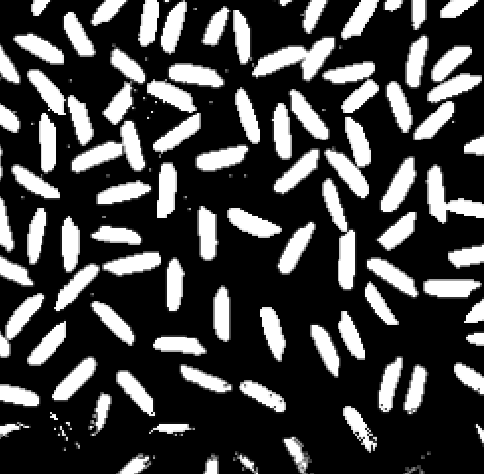
#> input picture 1. Utilizando OpenCV/objetos.png, 484 x 474 px
$ python contando_pixels_brancos.py --image objetos.png --output out.png
#> lines starting #> are read from the running program, lines starting #| are printed output that depends on the picture; after the words box and inside, x2 and y2 are one past the last pixel; in counts of white or black regions, pixels touching at a corner belong together
# -*- coding: utf-8 -*-
"""
Contagens de objetos brancos

    python contando_pixels_brancos.py -i [imagefile] -o [imagefile]

@autor: Matheus Jericó
"""

# Import packages
import numpy as np
import argparse
import imutils
import cv2

# construindo passagem de parâmetros
ap = argparse.ArgumentParser()
ap.add_argument("-i", "--image", required=True,
    help="nome do arquivo de imagem de entrada")
ap.add_argument("-o", "--output", required=True,
    help="nome do arquivo de imagem de saida")
args = vars(ap.parse_args())

# contagem de objetos
counter = {}

# carregar imagem
image_orig = cv2.imread(args["image"])
#> image_orig is the input picture: shape (474, 484, 3); mean B, G, R 67.5, 67.5, 67.5
height_orig, width_orig = image_orig.shape[:2]
#> height_orig = 474; width_orig = 484

# imagem de saída com contorno
image_contours = image_orig.copy()

# detecção da cor branca
color = 'white'

# copiar imagem original
image_to_process = image_orig.copy()

# inicialização da contagem
counter[color] = 0

# inverter cores da imagem
image_to_process = (255-image_to_process)
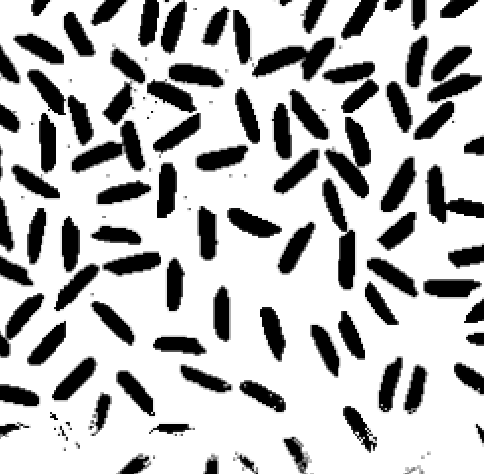
#> image_to_process: shape (474, 484, 3); mean B, G, R 187.5, 187.5, 187.5
lower = np.array([ 50,  50,  40])
upper = np.array([100, 120,  80])

# encontrar as cores dentro do limite especificado acima
image_mask = cv2.inRange(image_to_process, lower, upper)
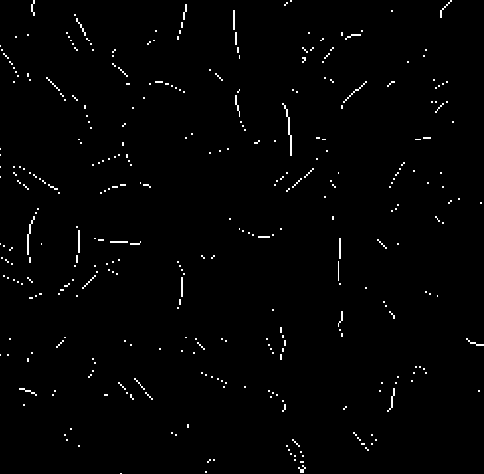
#> image_mask: shape (474, 484); 1.3% white in thin lines or dots
# aplicar mascara
image_res = cv2.bitwise_and(image_to_process, image_to_process, mask = image_mask)
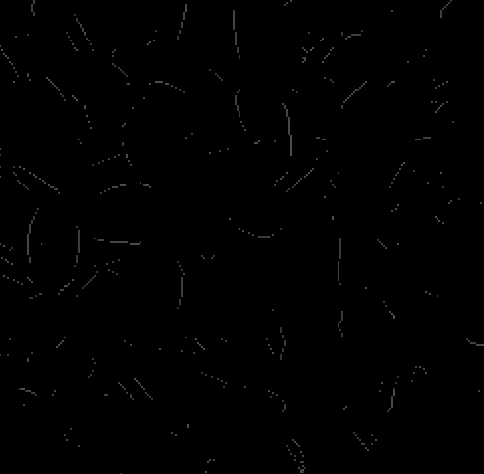
#> image_res: shape (474, 484, 3); min 0, max 80, mean 0.8

# carregar imagem, convertê-la em tons de cinza e, levemente, borrá-la
image_gray = cv2.cvtColor(image_res, cv2.COLOR_BGR2GRAY)
image_gray = cv2.GaussianBlur(image_gray, (5, 5), 0)

# realize a detecção de bordas e, em seguida, realize uma dilatação + erosão para fechar as lacunas entre as bordas do objeto
image_edged = cv2.Canny(image_gray, 50, 100)
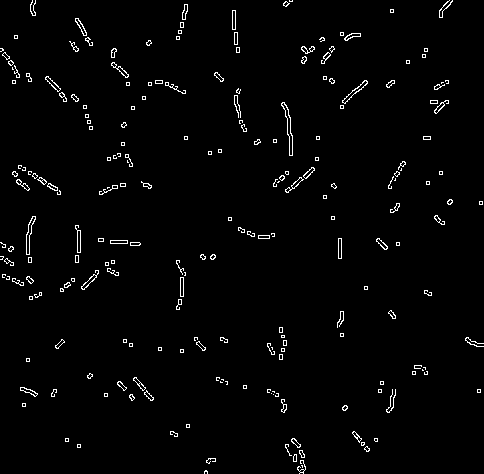
#> image_edged: shape (474, 484); 2% white in thin lines or dots
image_edged = cv2.dilate(image_edged, None, iterations=1)
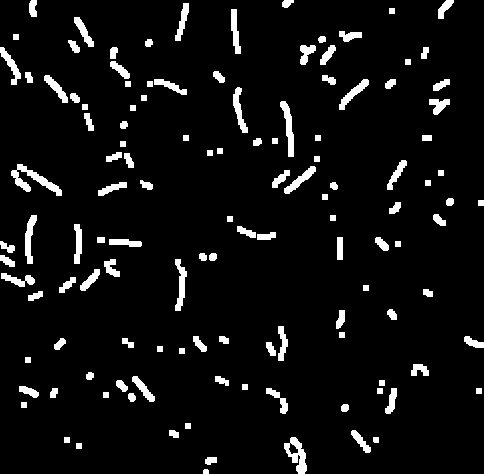
#> image_edged: shape (474, 484); 6% white; 125 white regions, largest, box (x1, y1, x2, y2) and area: (11, 164, 62, 196) 520, (284, 437, 307, 474) 413, (280, 101, 294, 157) 364
image_edged = cv2.erode(image_edged, None, iterations=1)
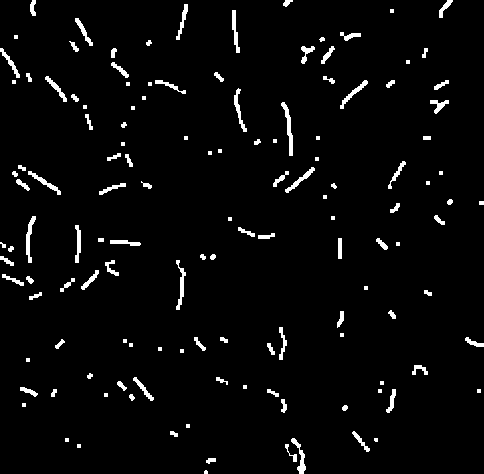
#> image_edged: shape (474, 484); 3.3% white; 134 white regions (40 under 20 px)

# encontrar contornos no mapa de borda
contours,hierarchy = cv2.findContours(image_edged.copy(), cv2.RETR_TREE, cv2.CHAIN_APPROX_SIMPLE)
#> contours = 134 contours, 53 with area under 20; largest, box (x1, y1, x2, y2) and area: (281, 102, 293, 156) 172, (26, 216, 36, 263) 143, (291, 438, 306, 474) 133, (176, 260, 186, 310) 126, (285, 167, 315, 193) 122
# loop sobre os contornos individualmente
for c in contours:

    # se o contorno não for suficientemente grande, ignore-o
    if (cv2.contourArea(c) < 5):
        continue

    # computar o casco convexo do contado
    hull = cv2.convexHull(c)

    if color == 'white':
        # printar contorno em cor verde
        cv2.drawContours(image_contours,[hull],0,(0,255,0),1)

    counter[color] += 1
#> this loop made 134 passes
#> (c, hull) on passes 4, 7, 10, 12, 15, 16, 18: ([[77, 444], [77, 447], [80, 447], [80, 444]], [[80, 444], [80, 447], [77, 447], [77, 444]]), ([[65, 438], [65, 441], [68, 441], [68, 438]], [[68, 438], [68, 441], [65, 441], [65, 438]]), ([[186, 424], [186, 427], [189, 427], [189, 424]], [[189, 424], [189, 427], [186, 427], [186, 424]]), ([[22, 403], [22, 406], [25, 406], [25, 403]], [[25, 403], [25, 406], [22, 406], [22, 403]]), ([[104, 393], [104, 396], [107, 396], [107, 393]], [[107, 393], [107, 396], [104, 396], [104, 393]]), ([[477, 389], [477, 392], [480, 392], [480, 389]], [[480, 389], [480, 392], [477, 392], [477, 389]]), ([[378, 389], [378, 392], [381, 392], [381, 389]], [[381, 389], [381, 392], [378, 392], [378, 389]])
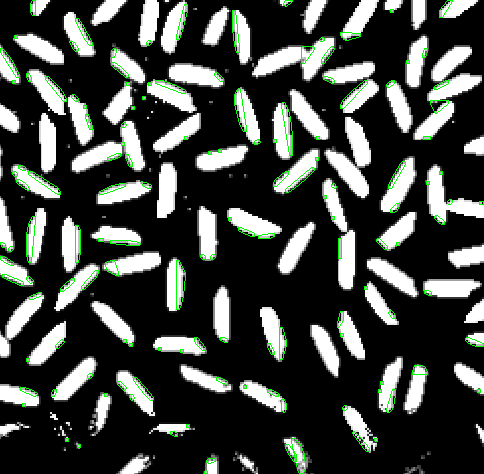
#> image_contours: shape (474, 484, 3); 1.74% of pixels changed, all inside (x1, y1, x2, y2) = (0, 0, 484, 474)
#> after the loop, counter = {'white': 134}


# Print o número de objetos de cor branca
print("{} objetos brancos".format(counter[color]))
#| 134 objetos brancos

# Imagem de saída
cv2.imwrite(args["output"],image_contours)
